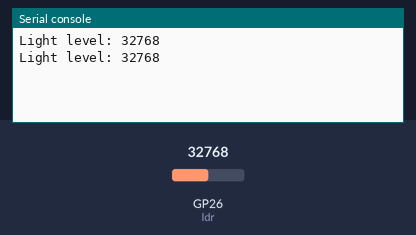
Recording of a program running on a simulated Raspberry Pi Pico running MicroPython. Parts: the last lines printed to the serial console. The inputs (shaded band) are chosen by the test bench; at power-on: GP26 (ldr) = 32768 (analog values on the 0–65535 scale).

Above: at 1.2 s.
1.3 s: GP26 (ldr) set to 45874
At 2.6 s:
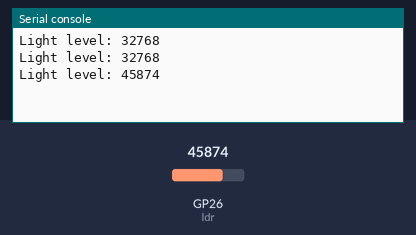
2.8 s: GP26 (ldr) set to 57670
At 3.8 s:
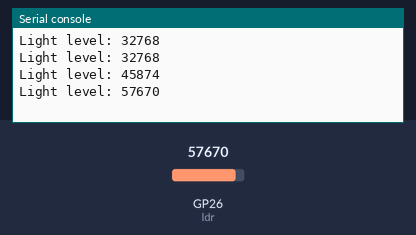
Timing chart, 0 to 5.8 s (numbered marks = the images above; inputs shaded):
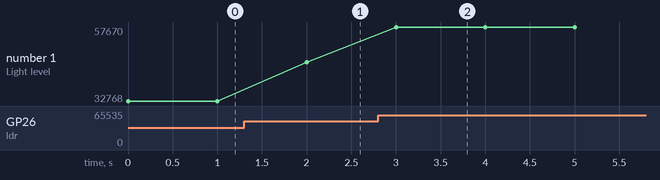

The program:

LDR_test.py
```python
from machine import ADC, Pin
import time

ldr = ADC(Pin(26))  # GP26 is ADC0

def read_ldr():
    # Read the LDR value, which will be between 0 and 65535 on a 16-bit scale
    light_value = ldr.read_u16()
    return light_value

while True:
    # Read and print the LDR value
    light_value = read_ldr()
    print("Light level:", light_value)
    time.sleep(1)
```

Measured:
- after the input at 1.3 s, the serial console: prints a new line after 0.70 s (image 1)
- after the input at 2.8 s, the serial console: prints a new line after 0.20 s (image 2)
- plotted number 1: 32768 → 45874 after the input at 1.3 s, 45874 → 57670 after the input at 2.8 s
